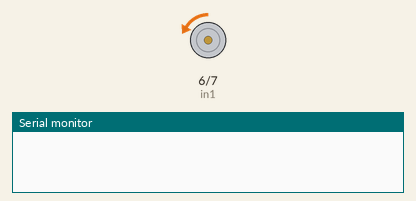
Recording of a sketch running on a simulated Arduino Uno, built with avr-gcc and run on an emulated ATmega328P. Parts: motor-driver pin pairs drawn as motors (green arrow = first pin HIGH = forward, orange = second pin HIGH = backward, longer = more drive, scaled by the enable pin), the last lines printed to the serial monitor.

Above: at 3.1 s.
At 63.6 s:
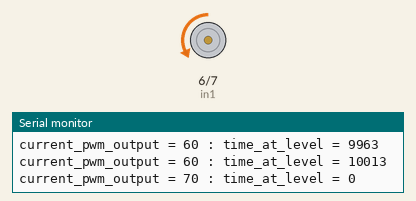
At 124.0 s:
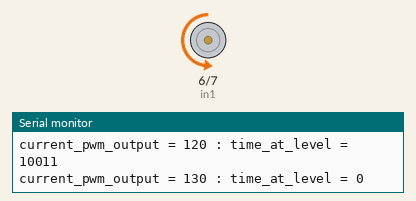
Timing chart, 0 to 125.5 s (numbered marks = the images above):
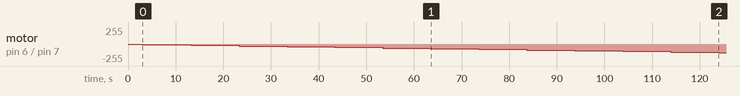

Measured:
- by itself, motor on pin 6 (in1) / pin 7 (in2): moves from stopped to backward 130/255 over 121 s

The sketch:

pump_calibration_tool.ino
```cpp
#include <Arduino.h>

#define enA 9
#define in1 6
#define in2 7


int minimum_pwm_output = 10;


void setup() {
  // put your setup code here, to run once:

  Serial.begin(9600);

  delay(3000); // 3 second delay for recovery
  // put your setup code here, to run once:

  pinMode(enA, OUTPUT);
  pinMode(in1, OUTPUT);
  pinMode(in2, OUTPUT);

  // Set initial rotation direction
  digitalWrite(in1, LOW);
  digitalWrite(in2, HIGH);


  // initialize the water column at half height
  analogWrite(enA, minimum_pwm_output); // Send PWM signal to L298N Enable pin
}

int current_pwm_output = minimum_pwm_output;
int growing_water_column = true;
bool in_startup = true;
int iterations_in_startup = 300;
int startup_iteration=0;
int growth_delay = 10;
int decay_delay=50;

int growth_increment = 10;
int decay_decrement = 1;
int level_start_time_ms=0;

int time_at_level_ms = 10000;
bool performing_level=false;

// do each level for 10 seconds and do
void loop() {
  // put your main code here, to run repeatedly:
  // put your main code here, to run repeatedly:
  delay(100);
  while(current_pwm_output<=255)
  {
    if(!performing_level)
    {
      level_start_time_ms = millis();
      performing_level=true;
    }
    int current_time_ms=millis();
    int elapsed_time = current_time_ms - level_start_time_ms;

    //char line[100];
    //sprintf(line,"current_time_ms = %u : level_start_time_s = %u : elapsed_time = %u\n",current_time_ms,level_start_time_ms,elapsed_time);
    //Serial.println(line);


    if(elapsed_time>time_at_level_ms)
    {
      // send the last and then increment
      char line[100];
      sprintf(line,"current_pwm_output = %d : time_at_level = %u\n",current_pwm_output,elapsed_time);
      Serial.println(line);

      // send the current level
      analogWrite(enA, current_pwm_output); // Send PWM signal to L298N Enable pin
      performing_level=false;
      current_pwm_output+=growth_increment;
    }
    else
    {
      char line[100];
      sprintf(line,"current_pwm_output = %d : time_at_level = %u\n",current_pwm_output,elapsed_time);
      Serial.println(line);

      // send the current level
      analogWrite(enA, current_pwm_output); // Send PWM signal to L298N Enable pin
    }
  }
  char line[100];
  sprintf(line,"completed pump calibration\n");
  Serial.println(line);
}

  
```
